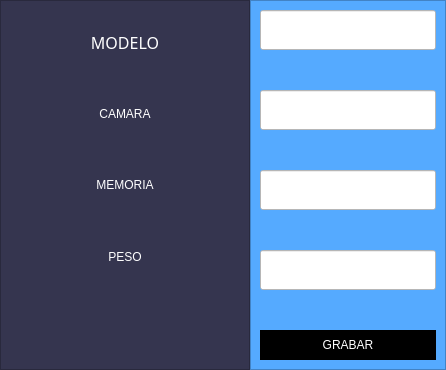
            <widget class="QWidget" name="page_4">
             <layout class="QHBoxLayout" name="horizontalLayout_6">
              <property name="spacing">
               <number>0</number>
              </property>
              <property name="leftMargin">
               <number>0</number>
              </property>
              <property name="topMargin">
               <number>0</number>
              </property>
              <property name="rightMargin">
               <number>0</number>
              </property>
              <property name="bottomMargin">
               <number>0</number>
              </property>
              <item>
               <widget class="QFrame" name="frame_11">
                <property name="minimumSize">
                 <size>
                  <width>250</width>
                  <height>0</height>
                 </size>
                </property>
                <property name="maximumSize">
                 <size>
                  <width>300</width>
                  <height>16777215</height>
                 </size>
                </property>
                <property name="styleSheet">
                 <string notr="true">QFrame{
background-color: rgb(53, 53, 79);
}

QLabel{
font: 87 12pt &quot;Arial Black&quot;;
background-color: #000000ff;
	color: rgb(255, 255, 255);
}
</string>
                </property>
                <property name="frameShape">
                 <enum>QFrame::StyledPanel</enum>
                </property>
                <property name="frameShadow">
                 <enum>QFrame::Raised</enum>
                </property>
                <layout class="QVBoxLayout" name="verticalLayout_9">
                 <item>
                  <widget class="QLabel" name="label_56">
                   <property name="font">
                    <font>
                     <family>Arial Black</family>
                     <pointsize>12</pointsize>
                     <weight>10</weight>
                     <italic>false</italic>
                     <bold>false</bold>
                    </font>
                   </property>
                   <property name="text">
                    <string>MODELO</string>
                   </property>
                   <property name="alignment">
                    <set>Qt::AlignCenter</set>
                   </property>
                  </widget>
                 </item>
                 <item>
                  <widget class="QLabel" name="label_57">
                   <property name="text">
                    <string>CAMARA</string>
                   </property>
                   <property name="alignment">
                    <set>Qt::AlignCenter</set>
                   </property>
                  </widget>
                 </item>
                 <item>
                  <widget class="QLabel" name="label_58">
                   <property name="text">
                    <string>MEMORIA</string>
                   </property>
                   <property name="alignment">
                    <set>Qt::AlignCenter</set>
                   </property>
                  </widget>
                 </item>
                 <item>
                  <widget class="QLabel" name="label_59">
                   <property name="text">
                    <string>PESO</string>
                   </property>
                   <property name="alignment">
                    <set>Qt::AlignCenter</set>
                   </property>
                  </widget>
                 </item>
                 <item>
                  <widget class="QLabel" name="label_60">
                   <property name="text">
                    <string/>
                   </property>
                   <property name="alignment">
                    <set>Qt::AlignCenter</set>
                   </property>
                  </widget>
                 </item>
                </layout>
               </widget>
              </item>
              <item>
               <widget class="QFrame" name="frame_10">
                <property name="maximumSize">
                 <size>
                  <width>16777215</width>
                  <height>16777215</height>
                 </size>
                </property>
                <property name="styleSheet">
                 <string notr="true">background-color: rgb(85, 170, 255);</string>
                </property>
                <property name="frameShape">
                 <enum>QFrame::StyledPanel</enum>
                </property>
                <property name="frameShadow">
                 <enum>QFrame::Raised</enum>
                </property>
                <layout class="QVBoxLayout" name="verticalLayout_10">
                 <property name="spacing">
                  <number>40</number>
                 </property>
                 <item>
                  <widget class="QLineEdit" name="txe_modelo">
                   <property name="minimumSize">
                    <size>
                     <width>0</width>
                     <height>40</height>
                    </size>
                   </property>
                   <property name="font">
                    <font>
                     <family>Arial</family>
                     <pointsize>15</pointsize>
                     <weight>50</weight>
                     <italic>false</italic>
                     <bold>false</bold>
                    </font>
                   </property>
                   <property name="styleSheet">
                    <string notr="true">background-color: rgb(255, 255, 255);
font: 15pt &quot;Arial&quot;;</string>
                   </property>
                   <property name="text">
                    <string/>
                   </property>
                   <property name="maxLength">
                    <number>40000</number>
                   </property>
                  </widget>
                 </item>
                 <item>
                  <widget class="QLineEdit" name="txe_camara">
                   <property name="minimumSize">
                    <size>
                     <width>0</width>
                     <height>40</height>
                    </size>
                   </property>
                   <property name="font">
                    <font>
                     <family>Arial</family>
                     <pointsize>15</pointsize>
                     <weight>50</weight>
                     <italic>false</italic>
                     <bold>false</bold>
                    </font>
                   </property>
                   <property name="styleSheet">
                    <string notr="true">background-color: rgb(255, 255, 255);
font: 15pt &quot;Arial&quot;;</string>
                   </property>
                   <property name="text">
                    <string/>
                   </property>
                  </widget>
                 </item>
                 <item>
                  <widget class="QLineEdit" name="txe_memoria">
                   <property name="minimumSize">
                    <size>
                     <width>0</width>
                     <height>40</height>
                    </size>
                   </property>
                   <property name="font">
                    <font>
                     <family>Arial</family>
                     <pointsize>15</pointsize>
                     <weight>50</weight>
                     <italic>false</italic>
                     <bold>false</bold>
                    </font>
                   </property>
                   <property name="styleSheet">
                    <string notr="true">background-color: rgb(255, 255, 255);
font: 15pt &quot;Arial&quot;;</string>
                   </property>
                   <property name="text">
                    <string/>
                   </property>
                  </widget>
                 </item>
                 <item>
                  <widget class="QLineEdit" name="txe_peso">
                   <property name="minimumSize">
                    <size>
                     <width>0</width>
                     <height>40</height>
                    </size>
                   </property>
                   <property name="font">
                    <font>
                     <family>Arial</family>
                     <pointsize>15</pointsize>
                     <weight>50</weight>
                     <italic>false</italic>
                     <bold>false</bold>
                    </font>
                   </property>
                   <property name="styleSheet">
                    <string notr="true">background-color: rgb(255, 255, 255);
font: 15pt &quot;Arial&quot;;</string>
                   </property>
                   <property name="text">
                    <string/>
                   </property>
                  </widget>
                 </item>
                 <item>
                  <widget class="QPushButton" name="pushButton_12">
                   <property name="minimumSize">
                    <size>
                     <width>0</width>
                     <height>30</height>
                    </size>
                   </property>
                   <property name="maximumSize">
                    <size>
                     <width>300</width>
                     <height>16777215</height>
                    </size>
                   </property>
                   <property name="styleSheet">
                    <string notr="true">QPushButton:hover{
background-color: rgb(255, 0, 0);
}
QPushButton{
font: 14pt &quot;Agency FB&quot;;
background-color: rgb(0, 0, 0);
color: rgb(255, 255, 255);
border-radius:40px;
border:1px solid black;
}</string>
                   </property>
                   <property name="text">
                    <string>GRABAR</string>
                   </property>
                   <property name="iconSize">
                    <size>
                     <width>40</width>
                     <height>40</height>
                    </size>
                   </property>
                  </widget>
                 </item>
                </layout>
               </widget>
              </item>
             </layout>
            </widget>
